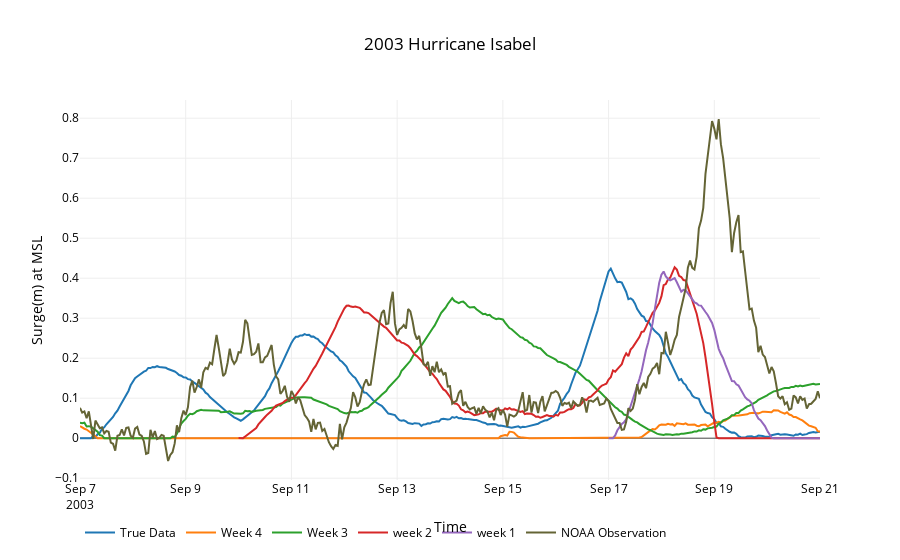

This figure's notebook cell:
### Markdown cell above
### Ocean City, MD

### Code cell
starts,end,noaa = '20030827','20030926','8570283'
data = utils.plot_timeseries(files,start,starts,end,noaa,name,26720)
title,x,y = '2003 Hurricane Isabel','Time','Surge(m) at MSL'
layout=utils.layout(title,x,y)
fig = go.Figure(data=data, layout=layout)
interactive = iplot(fig)
#po.plot(fig,filename=root_dir+'\\'+'ocean_city_surge.html')
